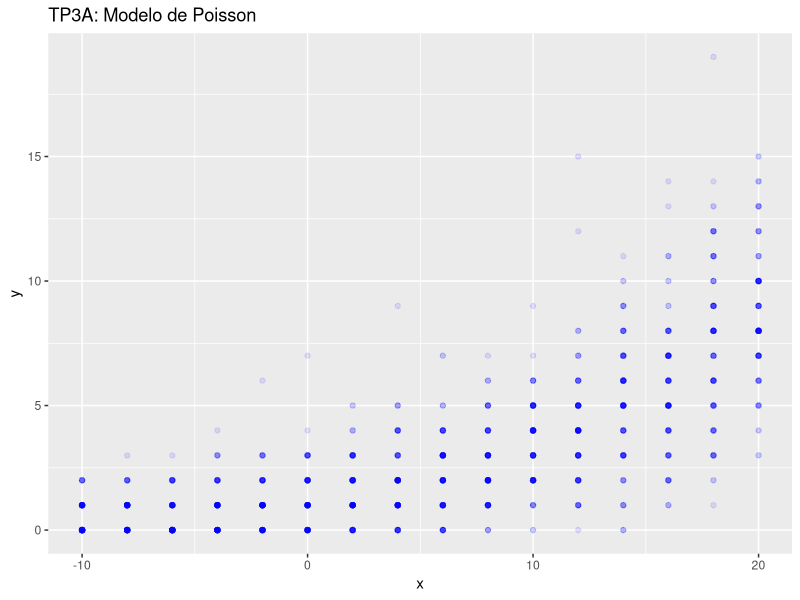
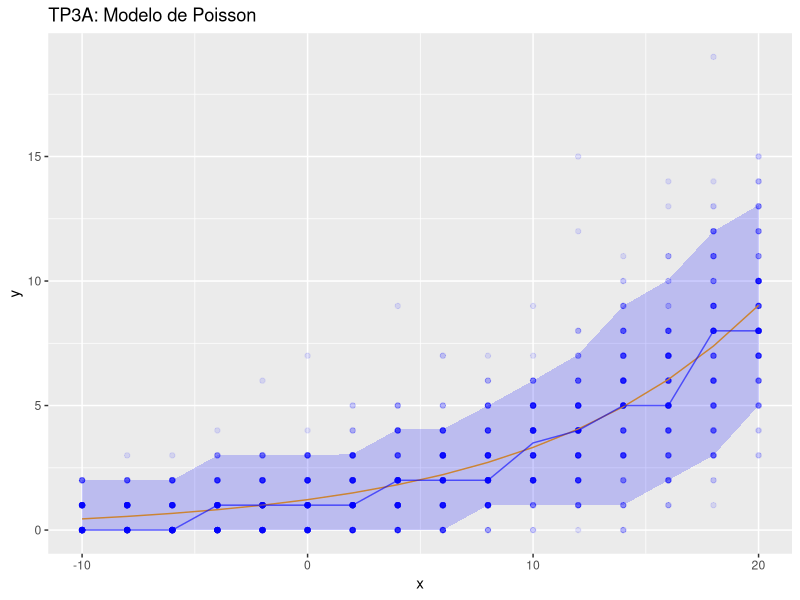

Here is the R script that generated these plots, in order:
## ## TP 3A: MODELOS NO LINEALES - POISSON ## ##

# Notas ----
# - Especifica modelo exponencial Poisson sin incertidumbre en parámetros
# - El modelo es: y ~ Poisson(e^(a + b * x))
# - Simula datos muchas veces para representar incertidumbre
# - Codificación: UTF-8

# Entorno ----
rm(list = ls())

# Paquetes ----
library(tidyverse)

# Definiciones ----
x <- seq(-10, 20, 2)
a <- .2
b <- .1
N <- length(x)
veces <- 100

# Simular datos ----
y_media <- exp(a + b * x)
d_sim <- NULL
for (i_vez in 1:veces) {
  ## Calcular valores
  y_obs_tmp <- rpois(N, y_media)
  
  ## Guardar valores simulados
  d_sim <- rbind(
    d_sim,
    cbind.data.frame(
      i_vez = i_vez,
      x = x,
      y_media = y_media,
      y_obs = y_obs_tmp))
}

# Resumir datos simulados ----
rsm_d_sim <- d_sim %>%
  group_by(x) %>%
  summarise(
    y_media_mediana = median(y_media),
    y_obs_mediana = median(y_obs),
    y_obs_q_05 = quantile(y_obs, .05),
    y_obs_q_95 = quantile(y_obs, .95)
  )

# Visualizar datos simulados ----
## Puntos simulados
p1 <- ggplot(rsm_d_sim) +
  geom_point(data = d_sim, aes(x, y_obs), color = "blue", alpha = .1) +
  labs(x = "x", y = "y", title = "TP3A: Modelo de Poisson")
p1

## Intervalos de incertidumbre
p2 <- p1 +
  geom_line(aes(x, y_media_mediana), rsm_d_sim, color = "orange")+
  geom_line(aes(x, y_obs_mediana), rsm_d_sim, color = "blue", alpha = .6)+
  geom_ribbon(aes(x, ymin = y_obs_q_05, ymax = y_obs_q_95), rsm_d_sim,
              fill = "blue", color = NA, alpha = .2)
p2

